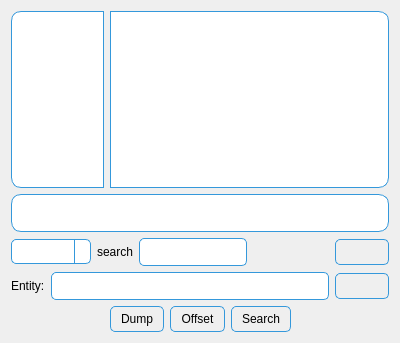
<?xml version="1.0" encoding="UTF-8"?>
<ui version="4.0">
 <class>Form</class>
 <widget class="QWidget" name="Form">
  <property name="geometry">
   <rect>
    <x>0</x>
    <y>0</y>
    <width>400</width>
    <height>343</height>
   </rect>
  </property>
  <property name="windowTitle">
   <string>Form</string>
  </property>
  <property name="styleSheet">
   <string notr="true">#profileList {
    background-color: white;
    border: 1px solid #3498db;
    border-top-left-radius: 10px;
	border-bottom-left-radius: 10px;
    padding: 5px;
}

#msgViewList {
    background-color: white;
    border: 1px solid #3498db;
    border-top-right-radius: 10px;
	border-bottom-right-radius: 10px;
    padding: 5px;
}

QLineEdit{
    background-color: white;
    border: 1px solid #3498db;
    border-radius: 5px;
}

QPushButton{
    border: 1px solid #3498db;
    border-radius: 5px;
	padding-top: 5px;
	padding-bottom: 5px; 
    padding-left: 10px; 
	padding-right: 10px; 
}

QPushButton::hover{
	background-color:rgb(153, 193, 241)
}

QListWidget::item:selected {
   background-color: lightblue; 
}

#splitList {
    background-color: white;
    border: 1px solid #3498db;
    border-radius: 10px;
    padding: 5px;
}

QComboBox {
    border: 1px solid #3498db;
	border-radius: 5px;
}

QComboBox::drop-down {
    border-left: 1px solid #3498db;
    border-top-right-radius: 5px;
	border-bottom-right-radius: 5px;
}

QComboBox::down-arrow {

}

</string>
  </property>
  <layout class="QVBoxLayout" name="verticalLayout">
   <item>
    <layout class="QHBoxLayout" name="horizontalLayout_3" stretch="1,3">
     <item>
      <widget class="QListWidget" name="profileList"/>
     </item>
     <item>
      <widget class="QListWidget" name="msgViewList">
       <property name="styleSheet">
        <string notr="true"/>
       </property>
      </widget>
     </item>
    </layout>
   </item>
   <item>
    <layout class="QHBoxLayout" name="splitLayout">
     <item>
      <widget class="QListWidget" name="splitList">
       <property name="sizePolicy">
        <sizepolicy hsizetype="Expanding" vsizetype="Fixed">
         <horstretch>0</horstretch>
         <verstretch>0</verstretch>
        </sizepolicy>
       </property>
       <property name="minimumSize">
        <size>
         <width>0</width>
         <height>0</height>
        </size>
       </property>
       <property name="maximumSize">
        <size>
         <width>16777215</width>
         <height>38</height>
        </size>
       </property>
      </widget>
     </item>
    </layout>
   </item>
   <item>
    <layout class="QHBoxLayout" name="horizontalLayout_4">
     <item>
      <layout class="QHBoxLayout" name="searchLayout">
       <item>
        <widget class="QComboBox" name="modeCombo">
         <property name="sizePolicy">
          <sizepolicy hsizetype="Fixed" vsizetype="Fixed">
           <horstretch>0</horstretch>
           <verstretch>0</verstretch>
          </sizepolicy>
         </property>
         <property name="minimumSize">
          <size>
           <width>80</width>
           <height>25</height>
          </size>
         </property>
        </widget>
       </item>
       <item>
        <widget class="QLabel" name="label_2">
         <property name="text">
          <string>search</string>
         </property>
        </widget>
       </item>
       <item>
        <widget class="QLineEdit" name="searchInput">
         <property name="minimumSize">
          <size>
           <width>0</width>
           <height>28</height>
          </size>
         </property>
        </widget>
       </item>
       <item>
        <spacer name="spacer">
         <property name="orientation">
          <enum>Qt::Orientation::Horizontal</enum>
         </property>
         <property name="sizeHint" stdset="0">
          <size>
           <width>40</width>
           <height>20</height>
          </size>
         </property>
        </spacer>
       </item>
      </layout>
     </item>
     <item>
      <widget class="QPushButton" name="showSearchBtn">
       <property name="text">
        <string/>
       </property>
      </widget>
     </item>
    </layout>
   </item>
   <item>
    <layout class="QHBoxLayout" name="entityLayout">
     <item>
      <widget class="QLabel" name="label">
       <property name="text">
        <string>Entity:</string>
       </property>
      </widget>
     </item>
     <item>
      <widget class="QLineEdit" name="entityInput">
       <property name="minimumSize">
        <size>
         <width>0</width>
         <height>28</height>
        </size>
       </property>
      </widget>
     </item>
     <item>
      <widget class="QPushButton" name="chooseBtn">
       <property name="sizePolicy">
        <sizepolicy hsizetype="Minimum" vsizetype="Fixed">
         <horstretch>0</horstretch>
         <verstretch>0</verstretch>
        </sizepolicy>
       </property>
       <property name="minimumSize">
        <size>
         <width>0</width>
         <height>0</height>
        </size>
       </property>
       <property name="text">
        <string/>
       </property>
      </widget>
     </item>
    </layout>
   </item>
   <item>
    <layout class="QHBoxLayout" name="horizontalLayout">
     <item>
      <spacer name="horizontalSpacer">
       <property name="orientation">
        <enum>Qt::Orientation::Horizontal</enum>
       </property>
       <property name="sizeHint" stdset="0">
        <size>
         <width>40</width>
         <height>20</height>
        </size>
       </property>
      </spacer>
     </item>
     <item>
      <widget class="QPushButton" name="dumpBtn">
       <property name="text">
        <string>Dump</string>
       </property>
      </widget>
     </item>
     <item>
      <widget class="QPushButton" name="dumpOffsetBtn">
       <property name="text">
        <string>Offset</string>
       </property>
      </widget>
     </item>
     <item>
      <widget class="QPushButton" name="searchBtn">
       <property name="text">
        <string>Search</string>
       </property>
      </widget>
     </item>
     <item>
      <spacer name="horizontalSpacer_2">
       <property name="orientation">
        <enum>Qt::Orientation::Horizontal</enum>
       </property>
       <property name="sizeHint" stdset="0">
        <size>
         <width>40</width>
         <height>20</height>
        </size>
       </property>
      </spacer>
     </item>
    </layout>
   </item>
  </layout>
 </widget>
 <resources/>
 <connections/>
</ui>
